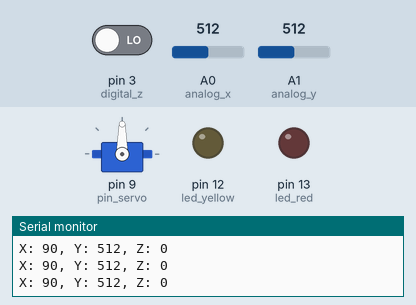
The sketch below on a simulated Arduino Uno, built with avr-gcc and run on an emulated ATmega328P. On the bench: servo, output pins drawn as LEDs (lit = HIGH), the last lines printed to the serial monitor. The test bench sets the inputs (shaded band); at power-on: A0 (analog_x) = 512, pin 3 (digital_z) LOW, A1 (analog_y) = 512.

Above: at 1.2 s.
1.3 s: A0 (analog_x) set to 716
At 2.5 s:
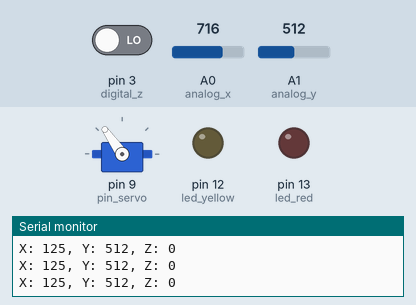
3.1 s: A0 (analog_x) set to 900
At 4.2 s:
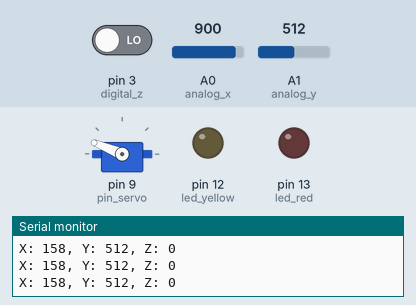
4.9 s: A0 (analog_x) set to 1023
At 5.8 s:
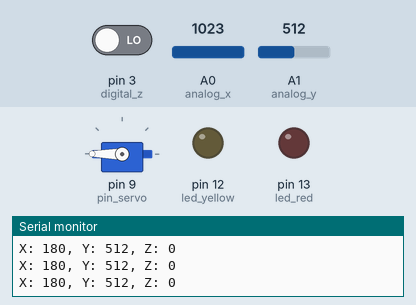
6.7 s: A0 (analog_x) set to 306
At 7.5 s:
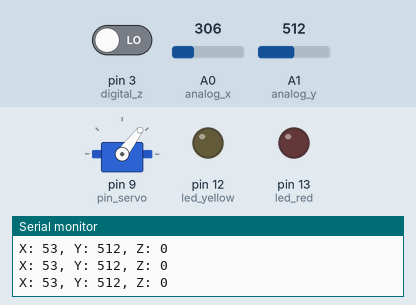
8.5 s: A0 (analog_x) set to 122
At 9.1 s:
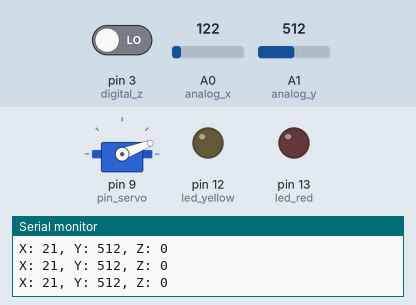
10.3 s: A0 (analog_x) set to 0
At 11.9 s:
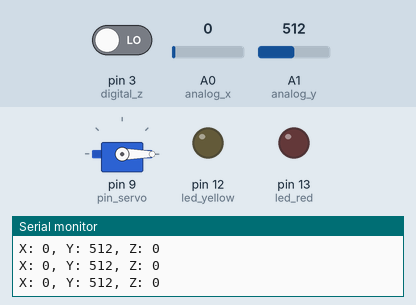
Timing chart, 0 to 13.1 s (numbered marks = the images above; inputs shaded):
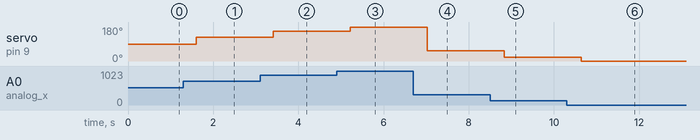

Measured:
- after the input at 1.3 s, servo on pin 9 (pin_servo): 90° → 125° after 0.31 s
- after the input at 3.1 s, servo on pin 9 (pin_servo): 125° → 158° after 0.31 s
- after the input at 4.9 s, servo on pin 9 (pin_servo): 158° → 180° after 0.32 s
- after the input at 6.7 s, servo on pin 9 (pin_servo): 180° → 53° after 0.33 s
- after the input at 8.5 s, servo on pin 9 (pin_servo): 53° → 21° after 0.34 s
- after the input at 10.3 s, servo on pin 9 (pin_servo): 21° → 0° after 0.34 s

The sketch:

_________.ino
```cpp
#include <SoftwareSerial.h>
#include <Servo.h>

int analog_x = A0;
int analog_y = A1;
int digital_z = 3;

int led_red = 13;
int led_yellow = 12;

Servo myservo;

int pin_servo = 9;

void setup() {
    Serial.begin(9600);
    pinMode(analog_x, INPUT_PULLUP);
    pinMode(analog_y, INPUT_PULLUP);
    pinMode(digital_z, INPUT);
    pinMode(led_red, OUTPUT);
    pinMode(led_yellow, OUTPUT);
    myservo.attach(pin_servo);
}

void loop() {
    int val_x_a0;
    int val_y_a1;
    int val_z_13;

    val_x_a0 = analogRead(analog_x);
    val_y_a1 = analogRead(analog_y);
    val_z_13 = digitalRead(digital_z);

    val_x_a0 = map(val_x_a0, 0, 1023, 0, 180);

    Serial.print("X: ");
    Serial.print(val_x_a0);
    Serial.print(", Y: ");
    Serial.print(val_y_a1);
    Serial.print(", Z: ");
    Serial.println(val_z_13);
    delay(200);

    myservo.write(val_x_a0);
}
```
